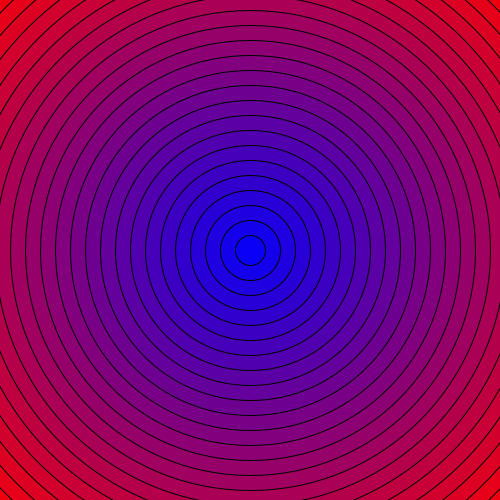
Frame 1 (no input)
Frame 60 (the mouse pressed at the canvas centre just before this capture): identical to frame 1, image omitted
Frame 120 (the mouse held since frame 60 and released just before this capture): identical to frame 1, image omitted

The Processing sketch that drew this single still picture (run headless with seeded random() and noise(); from frame 60 on, the mouse is pressed at the canvas centre):

// Processing sketch: cscmidterm
// ── cscmidterm.pde
void setup() {
  size(500, 500);
  background(255);
}
void draw() {
  for (int i = 25; i >= 0; i--) {
    fill(i * 10, 0, 255 - 10 * i);
    ellipse(width / 2, height / 2, i * 30, i * 30);
  }
}
